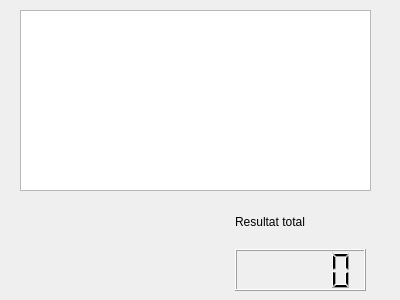
<?xml version="1.0" encoding="UTF-8"?>
<ui version="4.0">
 <class>Resultat</class>
 <widget class="QDialog" name="Resultat">
  <property name="geometry">
   <rect>
    <x>0</x>
    <y>0</y>
    <width>400</width>
    <height>300</height>
   </rect>
  </property>
  <property name="cursor">
   <cursorShape>PointingHandCursor</cursorShape>
  </property>
  <property name="windowTitle">
   <string>Dialog</string>
  </property>
  <widget class="QTableView" name="tableView">
   <property name="geometry">
    <rect>
     <x>20</x>
     <y>10</y>
     <width>351</width>
     <height>181</height>
    </rect>
   </property>
  </widget>
  <widget class="QWidget" name="">
   <property name="geometry">
    <rect>
     <x>235</x>
     <y>200</y>
     <width>131</width>
     <height>91</height>
    </rect>
   </property>
   <layout class="QVBoxLayout" name="verticalLayout">
    <item>
     <widget class="QLabel" name="label">
      <property name="text">
       <string>Resultat total</string>
      </property>
     </widget>
    </item>
    <item>
     <widget class="QLCDNumber" name="resultat_total"/>
    </item>
   </layout>
  </widget>
 </widget>
 <resources/>
 <connections/>
</ui>
